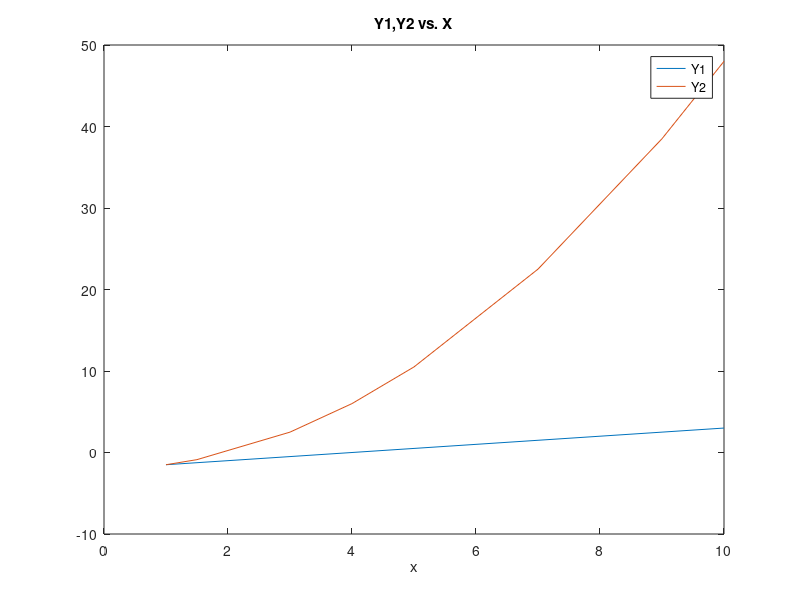

Reproduce this figure in MATLAB. (Note: this script raises an error after producing the figure.)
%% Economics Homework 1

%% Question 1:

% Define vector X
x=[1, 1.5, 3, 4, 5, 7, 9, 10];

% Compute The Values for y1=-2 + 0.5x
y1=-2 + 0.5.*x;

% Display y1
y1
% Compute the values for y2
y2= -2 + 0.5 .* x.^2;

% Display y2
y2

% Plot Y1, Y2 vs X
figure
plot(x, y1, x, y2)
title("Y1,Y2 vs. X")
xlabel("x")
legend("Y1", "Y2")
%% Question 2

% Create x vector
x=linspace(-10, 20);

% Calculate and display sum of the elements of x
sum_x=sum(x)

%% Question 3 

% Create A matrix
A=[2, 4, 6; 1, 7, 5; 3, 12, 4];

% Create vector b
b=[-2;3;10];

% Calculate and display C=A'b
C=A'*b;

% Calculate and display D=((A'A)^(-1))*b
D=inv(A'*A)*b

% Calculate and Display E= sum_i (sum_j aij*bi)
E=sum(sum(A.*b))

% F matrix is matrix with the 2nd row and 3rd column deleted

% Initialize F to A
F=A;

% Delete 2nd row
F(2,:) = [];

% Delete 3rd column and display F
F(:,3)=[]

% Solve the system Ax=b
x=A\b

%% Question 4
 
% Create block diagonal matrix

% Initialize B to a 15 x 15 zero matrix

% Comment: could have used kron product, it is generally faster in matlab and it saves you a lot of symbols in your code
B=blkdiag(A,A,A,A,A)


%% Question 5

% Create 5x3 matrix of randome distributions with mu= 10 and std=5

A=10+5*randn(5,3)

% Comment, again, could have shortened it by A = A>10 

% Replace the elements of A that are less than 10 with 0
A(A<10)=0;

% Replace the elements of A that are equal or greater tan 10 with 1
A(A>=10)=1

%% Question 6

% Import CSV file
data = csvread('datahw1.csv');

T=readtable('datahw1.csv', 'ReadVariableNames', false);

% Modify variable names
T.Properties.VariableNames = {'FirmID', 'Year', 'Export', 'RD', 'prod', 'cap'}

% comment : it's fine to use econometrics toolbox, but it's also good to do some data-cleaning
fitlm(T,'prod~Export+RD+cap')
